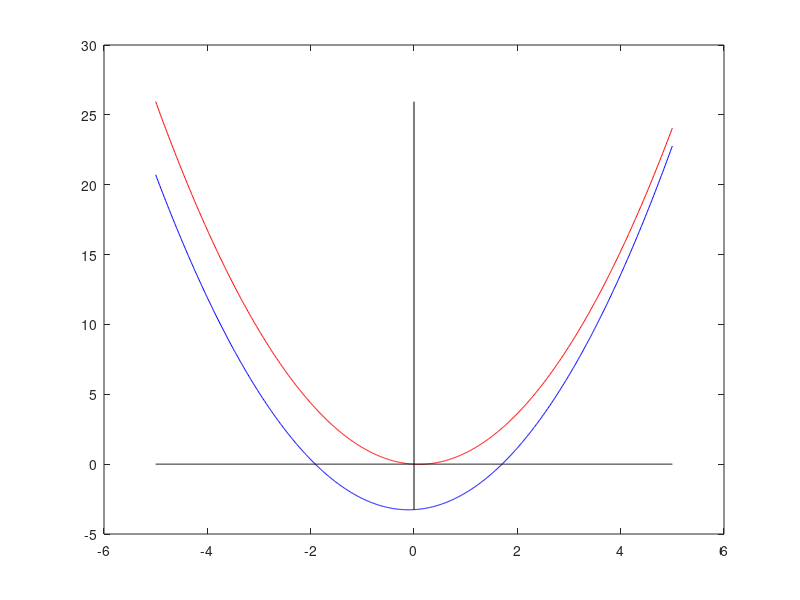

This figure's MATLAB source:
N = 10000;
indexes = zeros(N, 2);
eigvals = zeros(N, 2, 2);

for ii = 1:N
    ii
    vals = randn(1, 5);
    a = vals(1); b = vals(2); c = vals(3); j = vals(4); k = vals(5);

    H1 = [a c; c b];
    H2 = [j*j*a j*k*c; j*k*c k*k*b];

    indexes(ii, 1) = sum(sign(eig(H1)) == 1);
    indexes(ii, 2) = sum(sign(eig(H2)) == 1);
    eigvals(ii, 1, :) = eig(H1);
    eigvals(ii, 2, :) = eig(H2);
end

sum(indexes(:, 1) == indexes(:, 2))

vals = randn(1, 5);
a = vals(1); b = vals(2); c = vals(3); j = vals(4); k = vals(5);
clf;
lambda = linspace(-5, 5, 1000);
y1 = (a*b - c^2 - (a+b)*lambda + lambda.^2);
y2 = ((j*k)^2*(a*b - c^2) - (j^2*a + k^2*b)*lambda + lambda.^2);
plot(lambda, y1, 'b'); hold on; plot(lambda, y2, 'r');
plot(lambda, zeros(size(lambda)), 'k');
plot([0 0], [min([y1 y2]) max([y1 y2])], 'k');